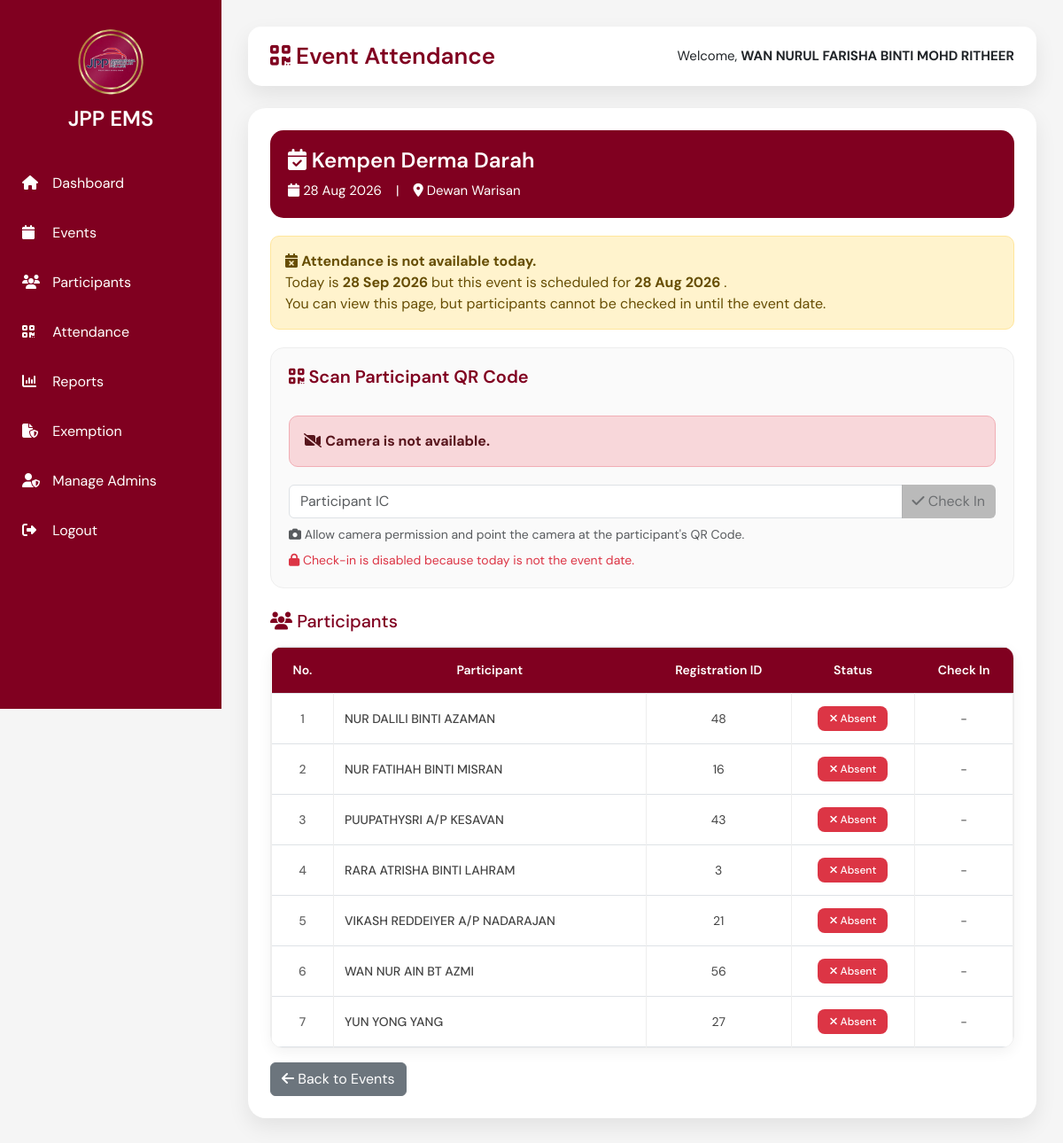
Screenshot of /ems/admin/attendance_event.php?event_id=5 (signed in) with the database file from the repository.
### tables this page shows
CREATE TABLE `events` (
  `event_id` int(11) NOT NULL,
  `event_title` varchar(200) NOT NULL,
  `description` text NOT NULL,
  `event_date` date NOT NULL,
  `start_time` time NOT NULL,
  `end_time` time NOT NULL,
  `venue` varchar(200) NOT NULL,
  `quota` int(11) NOT NULL,
  `poster` varchar(255) NOT NULL,
  `status` varchar(20) NOT NULL
);

CREATE TABLE `attendance` (
  `attendance_id` int(20) NOT NULL,
  `registration_id` int(20) NOT NULL,
  `attendance_status` varchar(30) NOT NULL,
  `check_in` datetime(6) DEFAULT NULL
);

CREATE TABLE `users` (
  `user_id` int(100) NOT NULL,
  `full_name` varchar(100) NOT NULL,
  `ic_number` varchar(20) NOT NULL,
  `registration_no` varchar(30) NOT NULL,
  `education_level` varchar(50) DEFAULT NULL,
  `semester` int(11) NOT NULL,
  `phone` varchar(20) NOT NULL,
  `email` varchar(100) NOT NULL,
  `profile_picture` varchar(255) DEFAULT NULL,
  `department` varchar(50) DEFAULT NULL
);

CREATE TABLE `registrations` (
  `registration_id` int(11) NOT NULL,
  `user_id` int(11) NOT NULL,
  `event_id` int(11) NOT NULL,
  `qr_code` varchar(255) NOT NULL,
  `registration_date` timestamp NOT NULL DEFAULT current_timestamp() ON UPDATE current_timestamp(),
  `status` varchar(20) NOT NULL,
  `reminder_sent` tinyint(1) NOT NULL DEFAULT 0
);

### ems/admin/attendance_event.php (the view, shortened to what this page needs)
<?php
include("../includes/db.php");
$event_id = mysqli_real_escape_string($conn, $_GET['event_id']);
$event_sql = "
    SELECT event_id, event_title, event_date, venue
    FROM events
    WHERE event_id='$event_id'
";
$event_result = mysqli_query($conn, $event_sql);
$event = mysqli_fetch_assoc($event_result);
$today = date("Y-m-d");
$event_date_only = "";
if (!empty($event['event_date'])) {
    $event_date_only = date(
        "Y-m-d",
        strtotime($event['event_date'])
    );
}
$is_event_day = (
    !empty($event_date_only) &&
    $today == $event_date_only
);
$sql = "
    SELECT
        attendance.attendance_id,
        attendance.attendance_status,
        attendance.check_in,
        users.full_name,
        registrations.registration_id,
        registrations.registration_date
    FROM attendance
    INNER JOIN registrations
        ON attendance.registration_id =
           registrations.registration_id
    INNER JOIN users
        ON registrations.user_id =
           users.user_id
    WHERE registrations.event_id='$event_id'
    ORDER BY users.full_name ASC
";
$result = mysqli_query(
    $conn,
    $sql
);
?>
<!DOCTYPE html>
<html lang="en">
<head>
<link
    href="https://cdn.jsdelivr.net/npm/bootstrap@5.3.3/dist/css/bootstrap.min.css"
    rel="stylesheet"
>
<link
    href="https://cdnjs.cloudflare.com/ajax/libs/font-awesome/6.5.2/css/all.min.css"
    rel="stylesheet"
>
</head>
<body>
<div
    class="sidebar"
    id="sidebar"
>
    <div class="logo">
        <img
            src="../assets/images/logo.png"
            alt="JPP Logo"
        >
        <h4>JPP EMS</h4>
    </div>
    <a href="dashboard.php">
        <i class="fa fa-home"></i>
        Dashboard
    </a>
    <a href="events.php">
        <i class="fa fa-calendar"></i>
        Events
    </a>
    <a href="participants.php">
        <i class="fa fa-users"></i>
        Participants
    </a>
    <a href="attendance.php">
        <i class="fa fa-qrcode"></i>
        Attendance
    </a>
    <a href="reports.php">
        <i class="fa fa-chart-column"></i>
        Reports
    </a>
    <a href="exemption.php">
        <i class="fa fa-file-shield"></i>
        Exemption
    </a>
    <a href="manage_admins.php">
        <i class="fa fa-user-shield"></i>
        Manage Admins
    </a>
    <a href="logout.php">
        <i class="fa fa-right-from-bracket"></i>
        Logout
    </a>
</div>
<div class="main">
    <div class="topbar">
        <h3>
            <i class="fa fa-qrcode"></i>
            Event Attendance
        </h3>
        <span>
            Welcome,
            <b>
                <?php
                echo htmlspecialchars(
                    $_SESSION['admin_name']
                );
                ?>
            </b>
        </span>
    </div>
    <div class="card-box">
        <div class="event-header">
            <h4>
                <i class="fa fa-calendar-check"></i>
                <?php
                echo htmlspecialchars(
                    $event['event_title']
                );
                ?>
            </h4>
            <p>
                <i class="fa fa-calendar"></i>
                <?php
                if (!empty($event['event_date'])) {
                    echo date(
                        "d M Y",
                        strtotime($event['event_date'])
                    );
                } else {
                    echo "-";
                }
                ?>
                &nbsp;&nbsp; | &nbsp;&nbsp;
                <i class="fa fa-location-dot"></i>
                <?php
                echo htmlspecialchars(
                    $event['venue']
                );
                ?>
            </p>
        </div>
        <?php
        if (!$is_event_day) {
            $display_date = !empty($event_date_only)
                ? date(
                    "d M Y",
                    strtotime($event_date_only)
                )
                : "the scheduled date";
        ?>
        <div class="alert alert-warning">
            <i class="fa fa-calendar-xmark"></i>
            <strong>
                Attendance is not available today.
            </strong>
            <br>
            Today is
            <b>
                <?php echo date("d M Y"); ?>
            </b>
            but this event is scheduled for
            <b>
                <?php echo htmlspecialchars($display_date); ?>
            </b>.
            <br>
            <span>
                You can view this page, but participants
                cannot be checked in until the event date.
            </span>
        </div>
        <?php } ?>
        <div class="scan-box">
            <h5
                style="color:#800020;"
                class="mb-3"
            >
                <i class="fa fa-qrcode"></i>
                Scan Participant QR Code
            </h5>
            <div
                id="cameraStatus"
                class="alert alert-info mt-3"
            >
            </div>
            <form
                method="POST"
                id="scanForm"
            >
                <div class="input-group mt-3">
                    <input
                        type="text"
                        name="qr_token"
                        id="qr_token"
                        class="form-control"
                        placeholder="Participant IC"
                        autocomplete="off"
                        required
                    >
                    <button
                        type="submit"
                        name="scan"
                        class="btn btn-checkin"
                        <?php
                        if (!$is_event_day) {
                            echo "disabled";
                        }
                        ?>
                    >
                        <i class="fa fa-check"></i>
                        Check In
                    </button>
                </div>
            </form>
            <small class="text-muted d-block mt-2">
                <i class="fa fa-camera"></i>
                Allow camera permission and point the
                camera at the participant's QR Code.
            </small>
            <?php if (!$is_event_day) { ?>
            <small
                class="text-danger d-block mt-2"
            >
                <i class="fa fa-lock"></i>
                Check-in is disabled because today
                is not the event date.
            </small>
            <?php } ?>
        </div>
        <h5
            class="mb-3"
            style="color:#800020;"
        >
            <i class="fa fa-users"></i>
            Participants
        </h5>
        <div class="table-responsive">
            <table
                class="table table-bordered table-hover"
            >
                <thead>
                    <tr>
                        <th>No.</th>
                        <th>Participant</th>
                        <th>Registration ID</th>
                        <th>Status</th>
                        <th>Check In</th>
                    </tr>
                </thead>
                <tbody>
                <?php
                $count = 1;
                if (
                    $result &&
                    mysqli_num_rows($result) > 0
                ) {
                    while (
                        $row =
                        mysqli_fetch_assoc($result)
                    ) {
                ?>
                    <tr>
                        <td>
                            <?php
                            echo $count++;
                            ?>
                        </td>
                        <td>
                            <?php
                            echo htmlspecialchars(
                                $row['full_name']
                            );
                            ?>
                        </td>
                        <td>
                            <?php
                            echo htmlspecialchars(
                                $row['registration_id']
                            );
                            ?>
                        </td>
                        <td>
                            <?php
                            if (
                                $row['attendance_status']
                                == "Present"
                            ) {
                            ?>
                                <span
                                    class="badge bg-success"
                                >
                                    <i
                                        class="fa fa-check"
                                    ></i>
                                    Present
                                </span>
                            <?php
                            } else {
                            ?>
                                <span
                                    class="badge bg-danger"
                                >
                                    <i
                                        class="fa fa-xmark"
                                    ></i>
                                    Absent
                                </span>
                            <?php
                            }
                            ?>
                        </td>
                        <td>
                            <?php
                            if (
                                empty(
                                    $row['check_in']
                                )
                                ||
                                $row['check_in']
                                ==
                                "0000-00-00 00:00:00"
                            ) {
                                echo "-";
                            }
                            ?>
                        </td>
                    </tr>
                <?php
                    }
                }
                ?>
                </tbody>
            </table>
        </div>
        <a
            href="attendance.php"
            class="btn btn-secondary mt-3"
        >
            <i class="fa fa-arrow-left"></i>
            Back to Events
        </a>
    </div>
</div>
</body>
</html>

### ems/admin/attendance_event.php (style rules this page uses)
* { margin: 0; padding: 0; box-sizing: border-box; font-family:'DM Sans',sans-serif; }
body { background: #f5f5f5; }
.sidebar { position: fixed; width: 250px; height: 100vh; background: #800020; z-index: 1100; left: 0; top: 0; }
.logo { text-align: center; padding: 30px; color: white; }
.logo img { width: 80px; margin-bottom: 10px; }
.logo h4 { font-weight: 600; margin: 0; }
.sidebar a { display: block; padding: 16px 25px; text-decoration: none; color: white; transition: .3s; font-size: 16px; }
.sidebar a i { width: 25px; margin-right: 5px; }
.main { margin-left: 250px; padding: 30px; }
.topbar { background: white; padding: 18px 25px; border-radius: 15px; box-shadow: 0 10px 25px rgba(0,0,0,.08); display: flex; justify-content: space-between; align-items: center; margin-bottom: 25px; }
.topbar h3 { margin: 0; font-size: 26px; font-weight: 600; color: #800020; }
.topbar span { font-size: 15px; }
.card-box { background: white; padding: 25px; border-radius: 20px; box-shadow: 0 10px 25px rgba(0,0,0,.08); margin-bottom: 25px; }
.event-header { background: #800020; color: white; padding: 20px; border-radius: 15px; margin-bottom: 20px; }
.event-header h4 { margin-bottom: 8px; font-weight: 600; }
.event-header p { margin-bottom: 0; font-size: 15px; }
.alert { border-radius: 10px; margin-bottom: 20px; }
.scan-box { background: #fafafa; border: 1px solid #eeeeee; border-radius: 15px; padding: 20px; margin-bottom: 25px; }
.scan-box h5 { font-weight: 600; }
.btn-checkin { background: #800020; color: white; border: none; }
.btn-checkin:disabled { background: #999; cursor: not-allowed; }
.table-responsive { border-radius: 14px; overflow-x: auto; -webkit-overflow-scrolling: touch; border: 1px solid #eeeeee; box-shadow: 0 5px 15px rgba(0,0,0,.05); background: white; }
.table { vertical-align: middle; margin-bottom: 0; width: 100%; }
.table thead th { background-color: #800020 !important; color: white !important; text-align: center; vertical-align: middle; font-weight: 600; font-size: 14px; border: none !important; padding: 15px 12px; white-space: nowrap; }
.table tbody td { vertical-align: middle; padding: 14px 12px; font-size: 14px; border-color: #eeeeee; color: #444; background: white; }
.table tbody td:first-child { text-align: center; width: 70px; font-weight: 500; color: #666; }
.table tbody td:nth-child(2) { text-align: left; font-weight: 500; min-width: 180px; }
.table tbody td:nth-child(3), .table tbody td:nth-child(4), .table tbody td:nth-child(5) { text-align: center; white-space: nowrap; }
.badge { padding: 8px 13px; font-weight: 500; font-size: 12px; border-radius: 8px; }

### rows the page displays
events: event_title "Kempen Derma Darah", event_date "28 Aug 2026", venue "Dewan Warisan"
attendance: users.full_name "NUR DALILI BINTI AZAMAN", registration.registration_id "48", attendance_status "Absent"
attendance: users.full_name "NUR FATIHAH BINTI MISRAN", registration.registration_id "16", attendance_status "Absent"
attendance: users.full_name "PUUPATHYSRI A/P KESAVAN", registration.registration_id "43", attendance_status "Absent"
attendance: users.full_name "RARA ATRISHA BINTI LAHRAM", registration.registration_id "3", attendance_status "Absent"
attendance: users.full_name "VIKASH REDDEIYER A/P NADARAJAN", registration.registration_id "21", attendance_status "Absent"
attendance: users.full_name "WAN NUR AIN BT AZMI", registration.registration_id "56", attendance_status "Absent"
attendance: users.full_name "YUN YONG YANG", registration.registration_id "27", attendance_status "Absent"

### other values shown
$_SESSION['admin_name'] "WAN NURUL FARISHA BINTI MOHD RITHEER"
